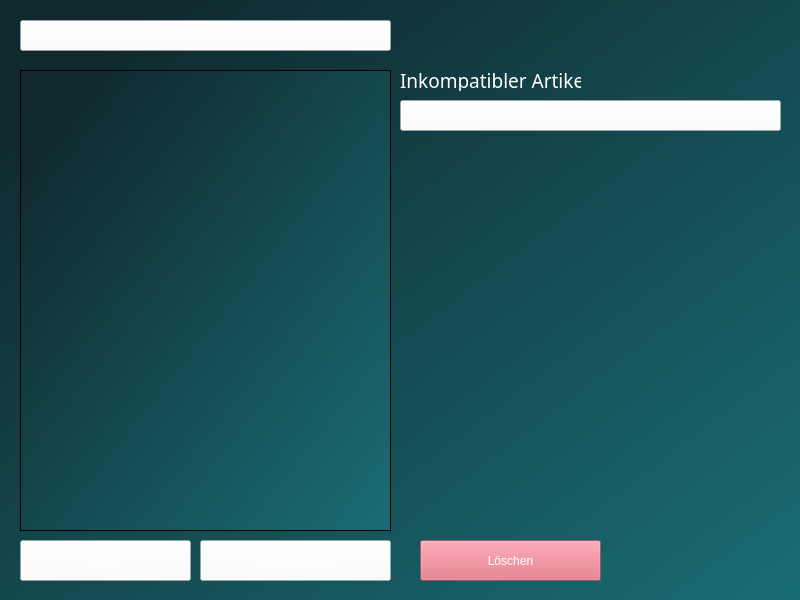
<?xml version="1.0" encoding="UTF-8"?>
<ui version="4.0">
 <class>MainWindow</class>
 <widget class="QMainWindow" name="MainWindow">
  <property name="geometry">
   <rect>
    <x>0</x>
    <y>0</y>
    <width>800</width>
    <height>600</height>
   </rect>
  </property>
  <property name="windowTitle">
   <string>Konflikte / Regeln</string>
  </property>
  <property name="styleSheet">
   <string notr="true">background-color: qlineargradient(spread:pad, x1:0.0910909, y1:0.108, x2:1, y2:1, stop:0 rgba(15, 41, 46, 255), stop:1 rgba(26, 109, 117, 255));</string>
  </property>
  <widget class="QWidget" name="centralwidget">
   <widget class="QListWidget" name="listWidget_conflicts_conflictslist">
    <property name="geometry">
     <rect>
      <x>20</x>
      <y>70</y>
      <width>371</width>
      <height>461</height>
     </rect>
    </property>
    <property name="styleSheet">
     <string notr="true">font: 57 14pt &quot;Maven Pro Medium&quot;;
color: rgb(255, 255, 255);</string>
    </property>
   </widget>
   <widget class="QPushButton" name="button_conflicts_back">
    <property name="geometry">
     <rect>
      <x>20</x>
      <y>540</y>
      <width>171</width>
      <height>41</height>
     </rect>
    </property>
    <property name="cursor">
     <cursorShape>PointingHandCursor</cursorShape>
    </property>
    <property name="toolTip">
     <string>Esc</string>
    </property>
    <property name="styleSheet">
     <string notr="true">background-color: rgba(255, 255, 255, 50);
alternate-background-color: rgba(0, 0, 0, 50);
font: 57 16pt &quot;Maven Pro Medium&quot;;
color: rgb(255, 255, 255);</string>
    </property>
    <property name="text">
     <string>Zurück</string>
    </property>
    <property name="shortcut">
     <string>Esc</string>
    </property>
   </widget>
   <widget class="QPushButton" name="button_conflicts_newConflict">
    <property name="geometry">
     <rect>
      <x>200</x>
      <y>540</y>
      <width>191</width>
      <height>41</height>
     </rect>
    </property>
    <property name="cursor">
     <cursorShape>PointingHandCursor</cursorShape>
    </property>
    <property name="toolTip">
     <string>Strg + Enter</string>
    </property>
    <property name="styleSheet">
     <string notr="true">background-color: rgba(255, 255, 255, 50);
alternate-background-color: rgba(0, 0, 0, 50);
font: 57 16pt &quot;Maven Pro Medium&quot;;
color: rgb(255, 255, 255);</string>
    </property>
    <property name="text">
     <string>Neuer Konflikt</string>
    </property>
    <property name="shortcut">
     <string>Ctrl+Return</string>
    </property>
   </widget>
   <widget class="QComboBox" name="dropdown_conflicts_newConflictArticleName">
    <property name="geometry">
     <rect>
      <x>400</x>
      <y>100</y>
      <width>381</width>
      <height>31</height>
     </rect>
    </property>
    <property name="cursor">
     <cursorShape>PointingHandCursor</cursorShape>
    </property>
    <property name="styleSheet">
     <string notr="true">background-color: rgba(255, 255, 255, 100);
color: rgb(255, 255, 255);</string>
    </property>
   </widget>
   <widget class="QPushButton" name="button_conflicts_deleteConflict">
    <property name="geometry">
     <rect>
      <x>420</x>
      <y>540</y>
      <width>181</width>
      <height>41</height>
     </rect>
    </property>
    <property name="cursor">
     <cursorShape>PointingHandCursor</cursorShape>
    </property>
    <property name="toolTip">
     <string>Strg + Entf</string>
    </property>
    <property name="styleSheet">
     <string notr="true">background-color: rgba(220, 100, 120, 150);
alternate-background-color: rgba(0, 0, 0, 50);
font: 57 16pt &quot;Maven Pro Medium&quot;;
color: rgb(255, 255, 255);</string>
    </property>
    <property name="text">
     <string>Löschen</string>
    </property>
   </widget>
   <widget class="QLabel" name="label_3">
    <property name="geometry">
     <rect>
      <x>400</x>
      <y>70</y>
      <width>181</width>
      <height>21</height>
     </rect>
    </property>
    <property name="font">
     <font>
      <family>Maven Pro</family>
      <pointsize>14</pointsize>
     </font>
    </property>
    <property name="styleSheet">
     <string notr="true">color: rgb(255, 255, 255);
background-color: rgba(255, 255, 255, 0);</string>
    </property>
    <property name="text">
     <string>Inkompatibler Artikel</string>
    </property>
   </widget>
   <widget class="QComboBox" name="input_conflicts_articleId">
    <property name="geometry">
     <rect>
      <x>20</x>
      <y>20</y>
      <width>371</width>
      <height>31</height>
     </rect>
    </property>
    <property name="cursor">
     <cursorShape>PointingHandCursor</cursorShape>
    </property>
    <property name="styleSheet">
     <string notr="true">background-color: rgba(255, 255, 255, 100);
color: rgb(255, 255, 255);</string>
    </property>
   </widget>
  </widget>
 </widget>
 <resources/>
 <connections/>
</ui>
